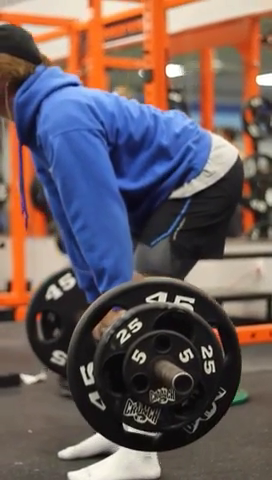
#> input picture frame 30 of videos/1rep.mp4, 272 x 480 px
$ python meanshiftTracking.py
#> lines starting #> are read from the running program, lines starting #| are printed output that depends on the picture; after the words box and inside, x2 and y2 are one past the last pixel; in counts of white or black regions, pixels touching at a corner belong together
import numpy
import cv2

formVideo = cv2.VideoCapture('videos/1rep.mp4')
ret,frame = formVideo.read()
#> frame is the input picture: shape (480, 272, 3); mean B, G, R 93, 92.2, 107.9
pathArray = []

r,h,c,w = 440,20,100,20
track_window = (c,r,w,h)

previousXValue = 100
previousYValue = 440

roi = frame[r:r+h, c:c+w]
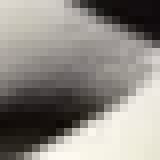
#> roi: shape (20, 20, 3) (shown 8 times larger); mean B, G, R 131.5, 137.3, 141.5
hsv_roi =  cv2.cvtColor(frame, cv2.COLOR_BGR2HSV)
#> hsv_roi: shape (480, 272, 3); mean H, S, V 52, 91, 127.1
mask = cv2.inRange(hsv_roi, numpy.array((0., 60.,32.)), numpy.array((180.,255.,255.)))
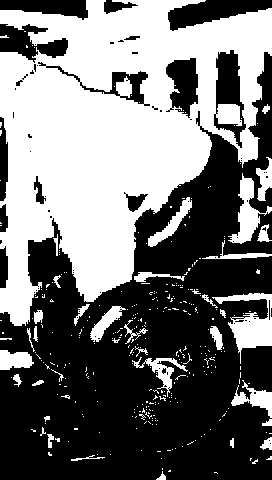
#> mask: shape (480, 272); 45.3% white; 331 white regions (295 under 20 px), largest, box (x1, y1, x2, y2) and area: (0, 0, 272, 326) 50591, (212, 293, 272, 364) 1562, (228, 173, 272, 244) 1049
roi_hist = cv2.calcHist([hsv_roi],[0],mask,[180],[0,180])
#> roi_hist = 180 values, max 8436 at index 111, min 0 at index 31, mean 328.6
cv2.normalize(roi_hist,roi_hist,0,255,cv2.NORM_MINMAX)

term_crit = ( cv2.TERM_CRITERIA_EPS | cv2.TERM_CRITERIA_COUNT, 10, 1 )

while(1):
    ret ,frame = formVideo.read()
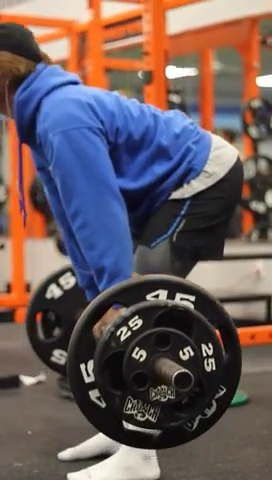
#> input picture frame 31 of videos/1rep.mp4, 272 x 480 px
#> frame is the input picture: shape (480, 272, 3); mean B, G, R 92.7, 92.3, 107.5
    if ret == True:
        hsv = cv2.cvtColor(frame, cv2.COLOR_BGR2HSV)
#> hsv: shape (480, 272, 3); mean H, S, V 51.1, 91.5, 126.8
        dst = cv2.calcBackProject([hsv],[0],roi_hist,[0,180],1)
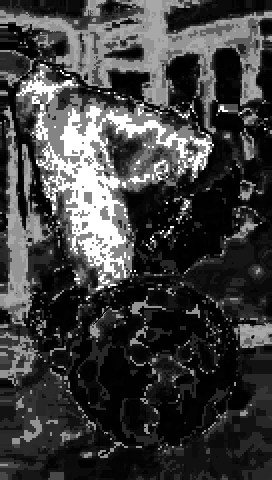
#> dst: shape (480, 272); min 0, max 255, mean 62.9

        ret, track_window = cv2.meanShift(dst, track_window, term_crit)
#> ret = 3; track_window = (97, 441, 20, 20)
        x,y,w,h = track_window
#> x = 97; y = 441; w = 20; h = 20
        cv2.rectangle(frame, (x,y), (x+w,y+h), 255,2)
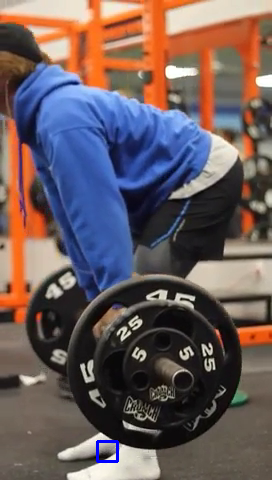
#> frame: shape (480, 272, 3); 0.18% of pixels changed, all inside (x1, y1, x2, y2) = (96, 440, 119, 463)

        pathArray.append((previousXValue, previousYValue, x, y))
        for line in pathArray:
            oldX,oldY,nextX,nextY = line
            cv2.line(frame,(oldX,oldY),(nextX,nextY),(0,255,0),4)
#> this loop made 1 pass
#> (oldX, oldY, nextX, nextY) on pass 1: (100, 440, 97, 441)
#> frame: shape (480, 272, 3); 0.02% of pixels changed, all inside (x1, y1, x2, y2) = (95, 438, 103, 444)

        previousXValue = x
#> previousXValue = 97
        previousYValue = y
#> previousYValue = 441
        cv2.imshow('path',frame)
        k = cv2.waitKey(60) & 0xff
#> (key Esc is pressed here)
        if k == 27:
            break
    else:
        break

cv2.destroyAllWindows()
formVideo.release()
